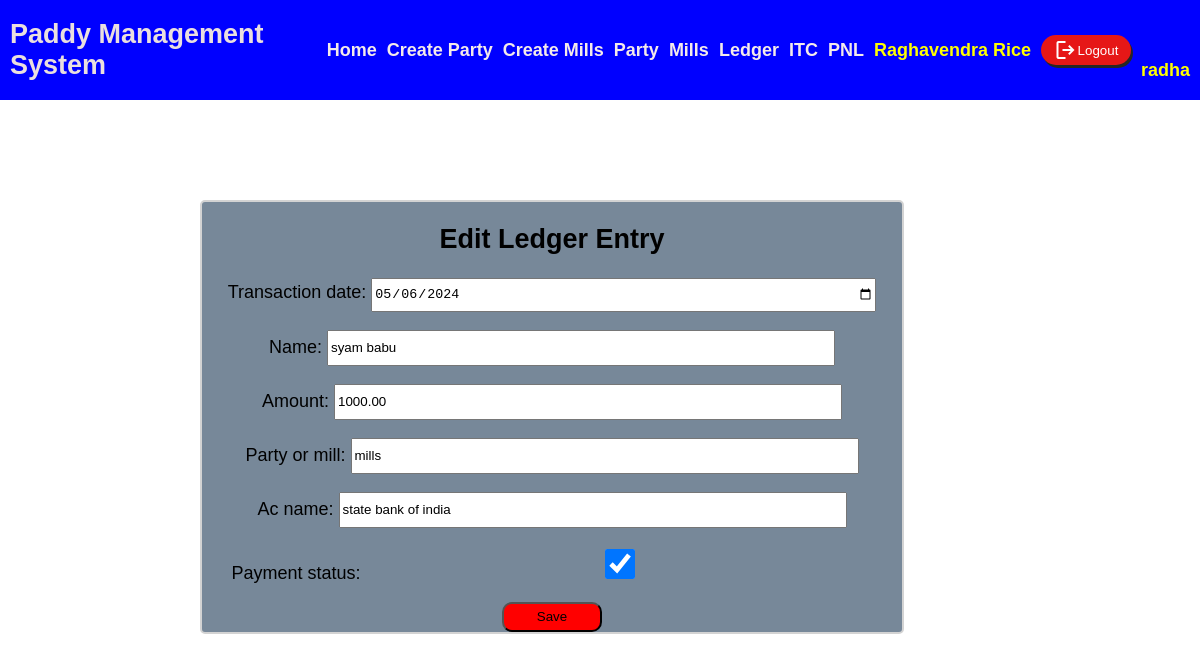
/ledger/edit/3/ (signed in), run on the app's committed database.
### paddymastersystem/models.py (models this page shows, shortened)
class LedgerEntry(models.Model):
    transaction_date= models.DateField()
    name= models.CharField(max_length=100)
    amount= models.DecimalField(max_digits=10, decimal_places=2)
    party_or_mill= models.CharField(max_length=50)
    ac_name= models.CharField(max_length=100)
    created_at= models.DateTimeField(auto_now_add=True)
    payment_status= models.BooleanField(default=False)

### paddymastersystem/views.py (the view)
# urls.py: path('ledger/edit/<int:pk>/', views.edit_ledger_entry, name='edit_ledger_entry'),
@login_required(login_url='login')
def edit_ledger_entry(request, pk):
    ledger_entry = LedgerEntry.objects.get(pk=pk)
    if request.method == "POST":
        form = LedgerEntryForm(request.POST, instance=ledger_entry)
        if form.is_valid():
            form.save()
            messages.success(request, 'Data updated sucessfully.')
            return redirect('view_ledger')
    else:
        form = LedgerEntryForm(instance=ledger_entry)
    return render(request, 'view_ledger/edit_ledger.html', {'form': form})

### paddymastersystem/forms.py
class LedgerEntryForm(forms.ModelForm):
    class Meta:
        model = LedgerEntry
        fields = ['transaction_date', 'name', 'amount', 'party_or_mill', 'ac_name', 'payment_status']
        widgets = {
            'transaction_date': forms.DateInput(attrs={'type': 'date','class':'ledgerentry'}),
             'name':forms.TextInput(attrs={'class':'ledgerentry'}),
             'amount':forms.TextInput(attrs={'class':'ledgerentry'}),
             'party_or_mill':forms.TextInput(attrs={'class':'ledgerentry'}),
             'ac_name':forms.TextInput(attrs={'class':'ledgerentry'}),
             'payment_status':forms.CheckboxInput(attrs={'class':'ledgerentry'}),
        }

### templates/view_ledger/edit_ledger.html (shortened to what this page needs)
{% extends "common.html" %}
{% block content %}
</head>
<body>
    <center>
        <div class="form-container">
            <h2>Edit Ledger Entry</h2>
            <form method="post">
                {{ form.as_p }}
                <button type="submit" id="btn">Save</button>
            </form>
        </div>
    </center>
</body>
{% endblock %}

### templates/common.html (shortened to what this page needs)
<!DOCTYPE html>
<html lang="en">
<head>
</head>
<body>
    <header>
        <h3 class="logo">Paddy Management System</h3>
        {% if user.is_authenticated %}
        <div class="nav-links">
            <h3><a href="{% url 'homepage' %}">Home</a></h3>
            <h3><a href="{% url 'add_party_record' %}">Create Party</a></h3>
            <h3><a href="{% url 'add_mill_record' %}">Create Mills</a></h3>
            <h3><a href="{% url 'party' %}">Party</a></h3>
            <h3><a href="{% url 'mills' %}">Mills</a></h3>
            <h3><a href="{% url 'ledger' %}">Ledger</a></h3>
            <h3><a href="{% url 'interest_entry' %}">ITC</a></h3>
            <h3><a href="{% url 'view_records' %}">PNL</a></h3>
            <h3 style="color:yellow">Raghavendra Rice</h3>
            <form method="post" action="{% url 'logout' %}">
                <button type="submit" id="buttn"><span class="material-symbols-outlined">logout</span> Logout</button>
            </form>
            <h3 style="color:yellow;display: flex; margin-top: 40px;">{{ request.user.username }}</h3>
        </div>
        {% endif %}
    </header>
    {% block content %}{% endblock %}
</body>
</html>

### templates/common.html (style rules this page uses)
body { margin: 0; height: 100vh; font-family: Arial, sans-serif; }
header { display: grid; grid-template-columns: 1fr auto; align-items: center; background-color: blue; width: 100%; height: 100px; color: rgb(234, 223, 223); padding: 0 10px; }
.logo { justify-self: start; font-size: 1.5em; }
.nav-links { display: flex; gap: 10px; align-items: center; flex-wrap: wrap; }
a { text-decoration: none; color: rgb(244, 234, 234); }
h3 { margin: 0; font-size: 1em; }
#buttn { display: flex; align-items: center; justify-content: center; background-color: rgb(230, 23, 23); width: 90px; height: 30px; box-shadow: 2px 3px rgb(37, 38, 37); border-radius: 20px; color: white; cursor: pointer; border: none; }
@media only screen and (min-width: 768px) { body { font-size: 18px; } }
@media only screen and (min-width: 768px) { .nav-links { padding: 0 20px; } }
.nav-links { display: flex; flex-wrap: wrap; }
.nav-links { flex: 1 1 auto; }

### templates/view_ledger/edit_ledger.html (style rules this page uses)
input { width: 500px; height: 30px; }
center { border: 2px solid lightgrey; width: 700px; height: auto; margin-left: 200px; margin-top: 100px; background-color: lightslategrey; border-radius: 5px; }
#btn { background-color: red; width: 100px; height: 30px; border-radius: 10px; }

### data on the page
LedgerEntry: transaction_date "05/06/2024", name "syam babu", amount "1000.00", party_or_mill "mills", ac_name "state bank of india", payment_status "☑"

### other printed values
{{ request.user.username }} "radha"
